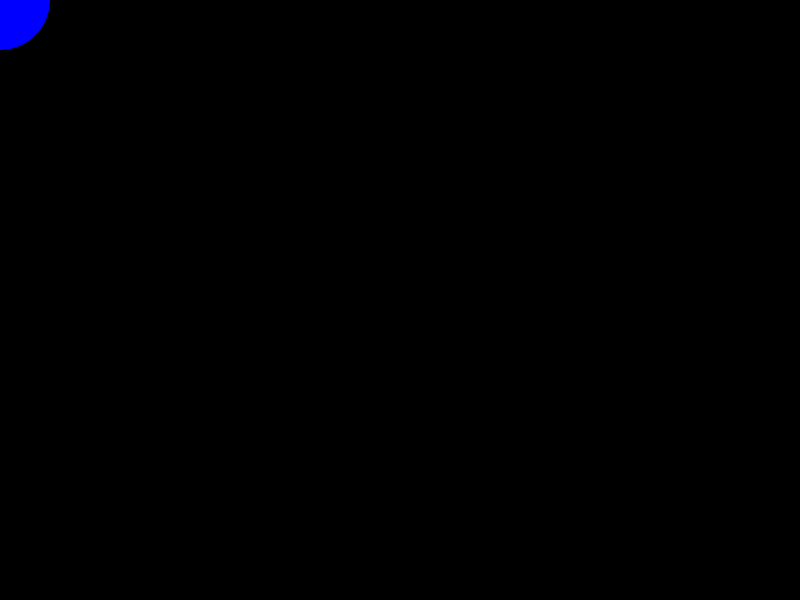
Frame 1 (no input)
Frame 60 (the mouse pressed at the canvas centre just before this capture): identical to frame 1, image omitted
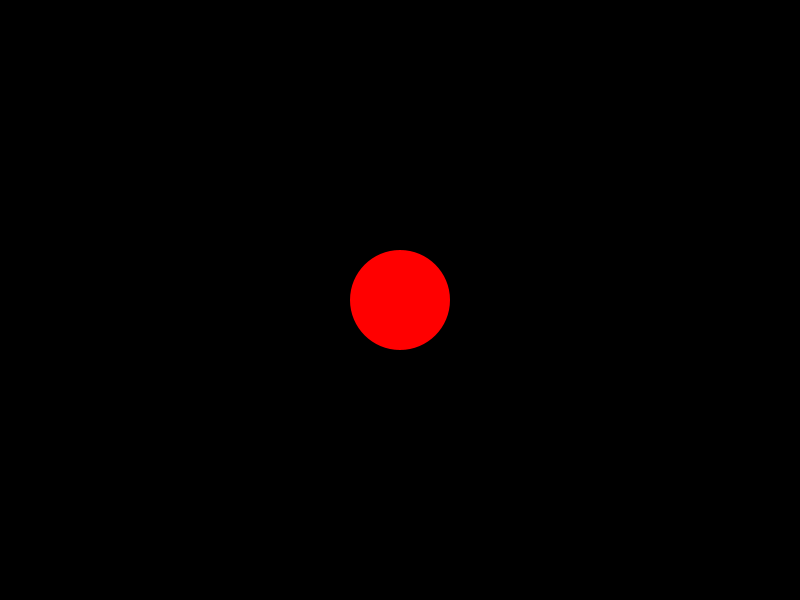
Frame 120 (the mouse held since frame 60 and released just before this capture)

The Processing sketch that drew these frames (run headless with seeded random() and noise(); from frame 60 on, the mouse is pressed at the canvas centre):

// Processing sketch: list7_1
// ── list7_1.pde
color col = color(0, 0, 255);

void setup () {
  size(800, 600);
}

void draw () {
  background(0);
  noStroke();
  fill(col);
  ellipse(mouseX, mouseY, 100, 100);
}

void mousePressed () {
  col = color(255, 0, 0);
}

void mouseReleased () {
  col = color(0, 0, 255);
}
